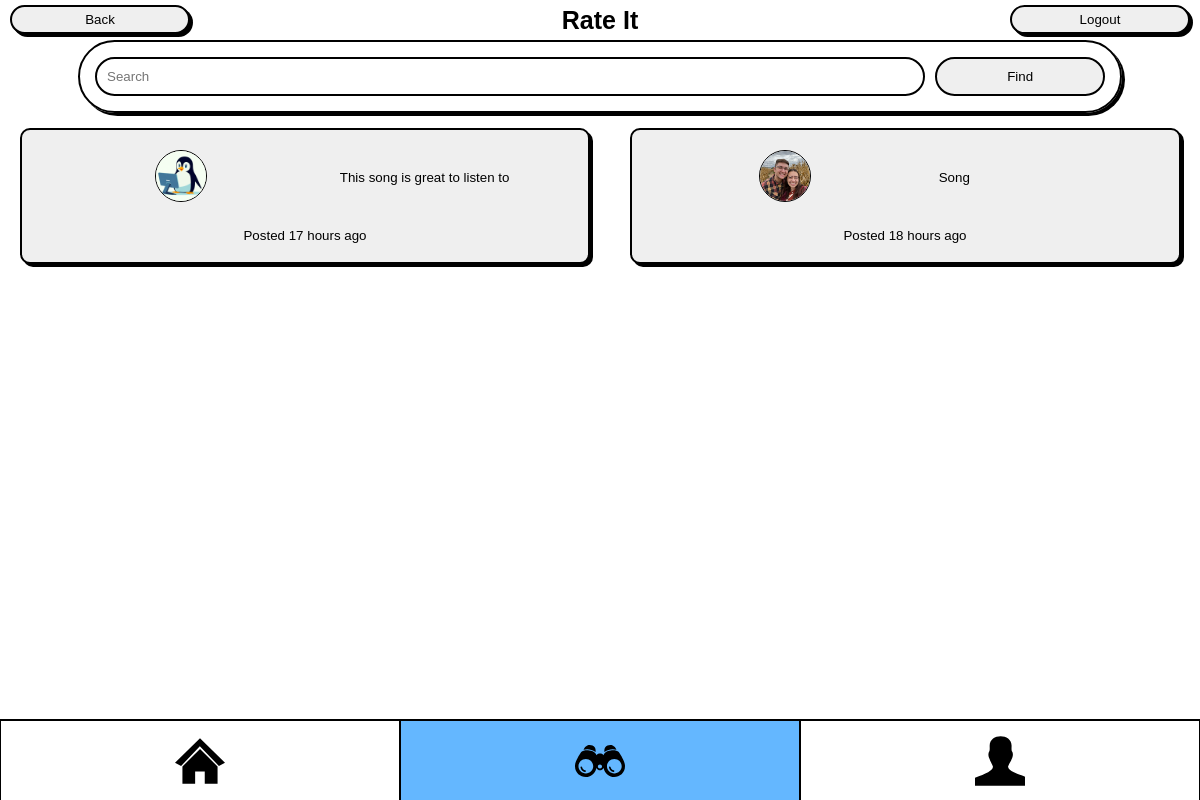
/wander/music/ (signed in), run on an earlier commit of the app's database.
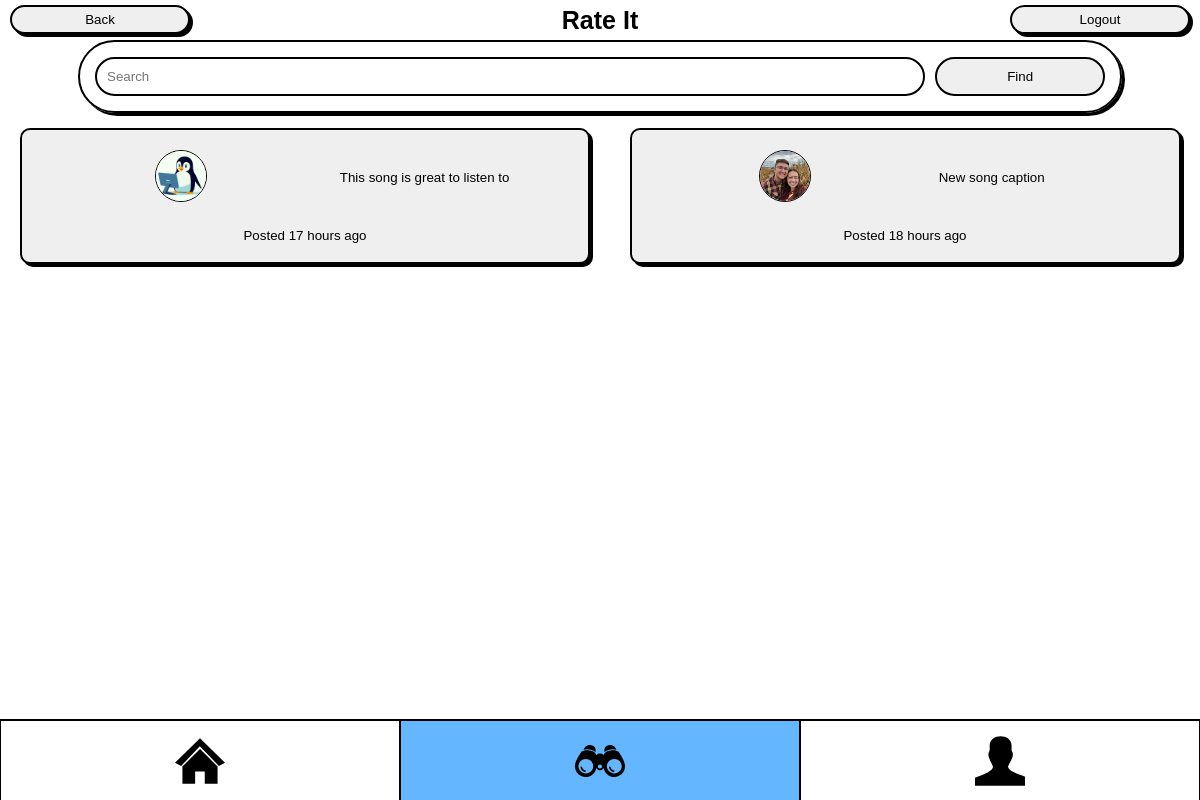
And on a later commit of the database.
### friends_haven_app/models.py (models this page shows, shortened)
class Post(models.Model):
    item_name = models.CharField(max_length=100)
    image = models.ImageField(upload_to='posts/', default=None, null=True, blank=True)
    creator = models.ForeignKey(Profile, on_delete=models.CASCADE)
    rate = models.IntegerField(default=0, validators=[MinValueValidator(0), MaxValueValidator(5)])
    caption = models.CharField(max_length=100)
    description = models.TextField(max_length=200)
    timestamp = models.DateTimeField(auto_now_add=True)
    category = models.ForeignKey(Category, on_delete=models.CASCADE, default=None, null=True,)
    community_rate = models.IntegerField(default=0)
    sections = models.CharField(max_length=5000, null= True, blank=True)
    answers = models.CharField(max_length=5000, null= True, blank=True)
    def getSections(self):
        return json.loads(self.sections)
    def getAnswers(self):
        return json.loads(self.answers)
    def time_ago(self):
        current_time = datetime.now(timezone.utc)
        time_difference = current_time - self.timestamp.replace(tzinfo=timezone.utc)
        hours, remainder = divmod(time_difference.seconds, 3600)
        minutes, seconds = divmod(remainder, 60)
        if hours == 1:
            return f"{hours} hour ago"
        if hours > 1:
            return f"{hours} hours ago"
        elif minutes == 1:
            return f"{minutes} minute ago"
        elif minutes > 1:
            return f"{minutes} minutes ago"
        elif seconds == 1:
            return f"{seconds} second ago"
        else:
            return f"{seconds} seconds ago"

class Profile(models.Model):
    user = models.OneToOneField(User, on_delete=models.CASCADE)
    profile_picture = models.ImageField(upload_to='profilePictures/', default=None, null=True, blank=True)
    description = models.TextField(max_length=200, default=None, null=True, blank=True)
    rates = models.IntegerField(default=0, null=True, blank=True)
    idolNum = models.IntegerField(default=0, null=True, blank=True)
    fanNum = models.IntegerField(default=0, null=True, blank=True)
    idols = models.CharField(max_length=50000,default=0, null=True, blank=True)
    fans = models.CharField(max_length=50000,default=0, null=True, blank=True)
    def __str__(self):
        return f'{self.user.username}'

### friends_haven_app/views.py (the view)
# urls.py: path('wander/<slug:category>/',views.showCategory, name='showCategory'),
@login_required(login_url='/')
def showCategory(request, category=None):
    print("Category:", category)
    userProfile = Profile.objects.get(user=request.user)
    categoryPost = Category.objects.get(slug=category)
    posts = Post.objects.all().filter(category=categoryPost).order_by('-timestamp')
    left = posts[0::2]
    right = posts[1::2]
    data = {
        'left':left,
        'right':right,
        'categoryBool':True,
        'accessProfile': userProfile,
    }
    return render(request, 'wander.html', data)

### friends_haven_app/templates/wander.html (shortened to what this page needs)
{% extends "base.html" %}
{% load static %}
{% block content %}
<head>
    <link rel="stylesheet" type="text/css" href="{% static 'css/home.css' %}">
    <link rel="stylesheet" type="text/css" href="{% static 'css/wander.css' %}">
</head>
<body>
    <h1>Rate It</h1>
    <div class="section">
        <div id="search" class="search">
            <input class="search" type="search" placeholder="Search">
            <input class="search submit" type="submit" value="Find">
        </div>
        {% include 'categoryButtons.html' %}
    </div>
</body>
{% endblock %}

### friends_haven_app/templates/items.html (shortened to what this page needs)
{% load static %}
<div class="cols">
    {% if left %}
        <div class="colLeft col">
            {% for post in left %}
                <button class="item" onclick="enlarge(this)">
                    <div class="capCon">
                        <a href="/account/{{post.creator}}" class="profileLink">
                            {% if post.creator.profile_picture %}
                                <img class="profilePic" src="{{ post.creator.profile_picture.url }}" width="100%" height="100%">
                            {% else %}
                                <img class="profilePic" src="{% static 'images/default.jpg' %}" width="100%" height="100%">
                            {% endif %}
                        </a>
                        <p class="caption">{{ post.caption }}</p>
                    </div>
                    <p>Posted {{ post.time_ago }}</p>
                </button>
            {% endfor %}
        </div>
        <div class="colRight col">
            {% for post in right %}
                <button class="item" onclick="enlarge(this)">
                    <div class="capCon">
                        <a href="/account/{{post.creator}}">
                            {% if post.creator.profile_picture %}
                                <img class="profilePic" src="{{ post.creator.profile_picture.url }}" width="100%" height="100%">
                            {% else %}
                                <img class="profilePic" src="{% static 'images/default.jpg' %}" width="100%" height="100%">
                            {% endif %}
                        </a>
                        <p class="caption">{{ post.caption }}</p>
                    </div>
                    <p>Posted {{ post.time_ago }}</p>
                </button>
            {% endfor %}
        </div>
    {% else %}
        <button class="item">
            <p class="caption post">No posts yet.<br>Get the party started!</p>
        </button>
    {% endif %}
</div>

What changed in the data, as far as the page shows it:
changed Post: caption "Song" → "New song caption"
